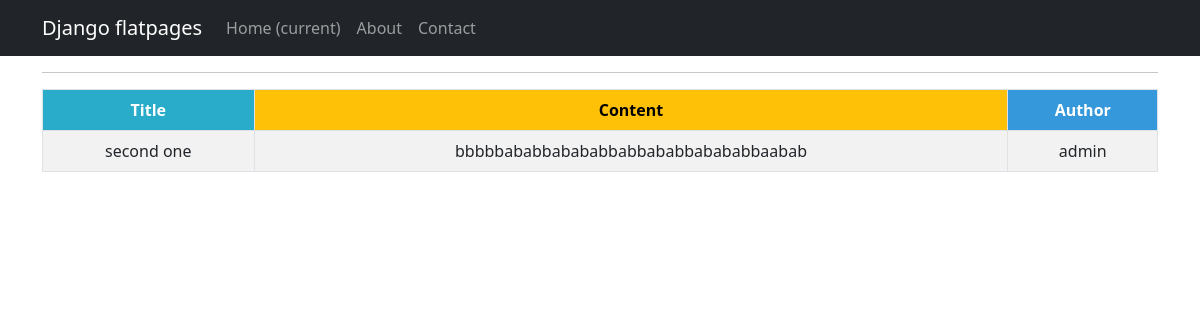
The page /articles/42 on the database its author committed.
### application/models.py (models this page shows, shortened)
class Post(models.Model):
    author = models.ForeignKey(Author, on_delete=models.CASCADE)
    options = models.CharField(max_length=10, choices=[('article', 'Article'), ('news', 'News')], default='article')
    time_of_creation = models.DateTimeField(auto_now_add=True)   #auto_now_add=True
    categories = models.ManyToManyField('Category', through='PostCategory')
    title = models.CharField(max_length=255)            #app - client_name
    content_of_article = models.TextField()             #app - message
    rating = models.IntegerField(default=0)

class Author(models.Model):
    author = models.OneToOneField(User, on_delete=models.CASCADE)
    rating = models.IntegerField(default=0)

### application/views.py (the view)
# urls.py: path('<int:pk>', PostDetail.as_view(), name='post_detail'),#cache_page(300) is off because article cache is applied
class PostDetail(DetailView):
    model = Post
    template_name = 'post.html'
    context_object_name = 'post'
    queryset = Post.objects.all()
    def get_object(self, *args, **kwargs):
        obj = cache.get(f'post-{self.kwargs["pk"]}', None)
        if not obj:
            obj = super().get_object(queryset=self.queryset)
            cache.set(f'post-{self.kwargs["pk"]}', obj)
        return obj

### templates/post.html
{% extends 'flatpages/default.html' %}
{% block content %}
<hr>
<table class="table table-bordered table-striped table-hover">
  <thead>
    <tr>
      <th style="background-color: #29ABCA; color: #ffffff;">Title</th>
      <th style="background-color: #FFC107; color: #000000;">Content</th>
      <th style="background-color: #3498DB; color: #ffffff;">Author</th>
    </tr>
  <tbody>
    <tr>
      <td>{{ post.title }} </td>
      <td>{{ post.content_of_article }}</td>
      <td>{{ post.author.author }}</td>
    </tr>
  </tbody>
</table>
{% endblock content %}

### rows shown on the page
Post: title "second one", content_of_article "bbbbbababbabababbabbababbabababbaabab", author.author "admin"
